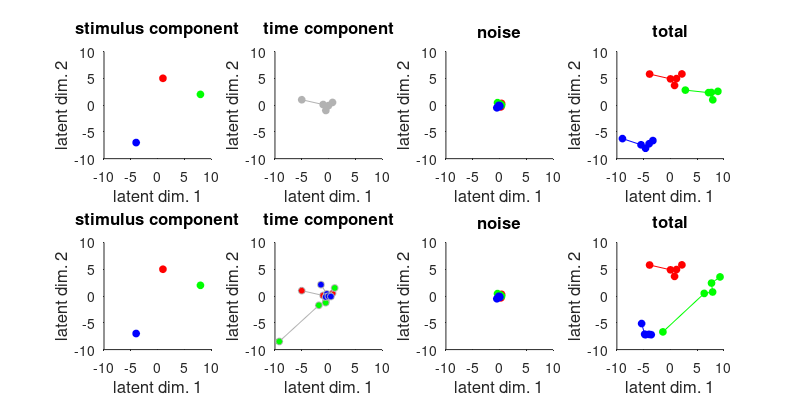

MATLAB code to generate this figure:


figDir = 'tex/figs_src';
mkdir(figDir);

saveResults = false;
useFigureComposer =  false;
if(useFigureComposer)
    addpath ~/FigureComposer/matlab %saves our figures using FigureComposer/DataNav format
end

stimPoints = [1 5;
              8 2;
              -4 -7];

timePoints = [-5 1;
              -1 0.1;
              -0.5 -1;
              0   -0.1;
              0.75 0.5];
rng(12122018);
NN = randn(15,2)*0.25;

ccs = [1 0 0;
       0 1 0;
       0 0 1];
          
ms = 5;
lw  = 1.5;
lw2 = 1;

fontSize_axis = 10;
fontSize_label = 12;
fontSize_title = 12;


MM = zeros(2,2,3);
MM(:,:,1) = [1 0;
             0 1];
MM(:,:,2) = [2.5 0;
             0    0.5];
MM(:,:,3) = [0.5 0;
             0    0.5];
R1 = deg2rad(45);
R2 = deg2rad( -45);
         
         
MM(:,:,2) = [cos(R1) -sin(R1);  
             sin(R1)  cos(R1)]*MM(:,:,2);
MM(:,:,3) = [cos(R2) -sin(R2);  
             sin(R2)  cos(R2)]*MM(:,:,3);
          
figure(1);
clf
for ff = 1:2
    subplot(2,4,1+(ff-1)*4)
    hold on
    for ii = 1:3
        plot(stimPoints(ii,1),stimPoints(ii,2),'o','MarkerFaceColor',ccs(ii,:),'Color',ccs(ii,:),'MarkerSize',ms);
    end

    set(gca,'TickDir','out','box','off','FontSize',fontSize_axis);

    xlim([-10 10]);
    ylim([-10 10]);
    xlabel('latent dim. 1','FontSize',fontSize_label);
    ylabel('latent dim. 2','FontSize',fontSize_label);
    title('stimulus component','fontSize',fontSize_title);
    axis square
    hold off


    subplot(2,4,2+(ff-1)*4)
    hold on

    if(ff == 2)
        for ii = 1:3
            timePoints_c = timePoints;
            timePoints_c = (MM(:,:,ii)*timePoints_c')';

            plot(timePoints_c(:,1),timePoints_c(:,2),'o-','MarkerFaceColor',ccs(ii,:),'Color',[0.7 0.7 0.7],'MarkerSize',ms);
        end
    else
        plot(timePoints(:,1),timePoints(:,2),'o-','MarkerFaceColor',[0.7 0.7 0.7],'Color',[0.7 0.7 0.7],'MarkerSize',ms);
    end

    set(gca,'TickDir','out','box','off','FontSize',fontSize_axis);

    xlim([-10 10]);
    ylim([-10 10]);
    xlabel('latent dim. 1','FontSize',fontSize_label);
    ylabel('latent dim. 2','FontSize',fontSize_label);
    title('time component','fontSize',fontSize_title);
    axis square
    hold off

    subplot(2,4,3+(ff-1)*4);
    hold on

    for ii = 1:3
        tts  = (1:5) + (ii-1)*5;
        plot(NN(tts,1),NN(tts,2),'o','MarkerFaceColor',ccs(ii,:),'Color',ccs(ii,:),'MarkerSize',ms);
    end
    set(gca,'TickDir','out','box','off','FontSize',fontSize_axis);

    xlim([-10 10]);
    ylim([-10 10]);
    xlabel('latent dim. 1','FontSize',fontSize_label);
    ylabel('latent dim. 2','FontSize',fontSize_label);
    title('noise','fontSize',fontSize_title);
    axis square
    hold off

    subplot(2,4,4+(ff-1)*4)
    hold on

    for ii = 1:3
        tts  = (1:5) + (ii-1)*5;
        timePoints_c = timePoints;
        if(ff == 2)
            timePoints_c = (MM(:,:,ii)*timePoints_c')';
        end
        
        plot(NN(tts,1)+stimPoints(ii,1) + timePoints_c(:,1),NN(tts,2)+stimPoints(ii,2) + timePoints_c(:,2),'o-','MarkerFaceColor',ccs(ii,:),'Color',ccs(ii,:),'MarkerSize',ms);
    end
    set(gca,'TickDir','out','box','off','FontSize',fontSize_axis);

    xlim([-10 10]);
    ylim([-10 10]);
    xlabel('latent dim. 1','FontSize',fontSize_label);
    ylabel('latent dim. 2','FontSize',fontSize_label);
    title('total','fontSize',fontSize_title);
    axis square
    hold off

    set(gcf,'PaperSize',[8 4],'PaperPosition',[0 0 8 4]);
end
if(saveResults)
    if(useFigureComposer)
        matfig2fyp(gcf,sprintf('%d/cartoon_rough.fyp',figDir));
    else
        saveas(gcf,sprintf('%d/cartoon_rough.eps',figDir),'epsc');
    end
end
          